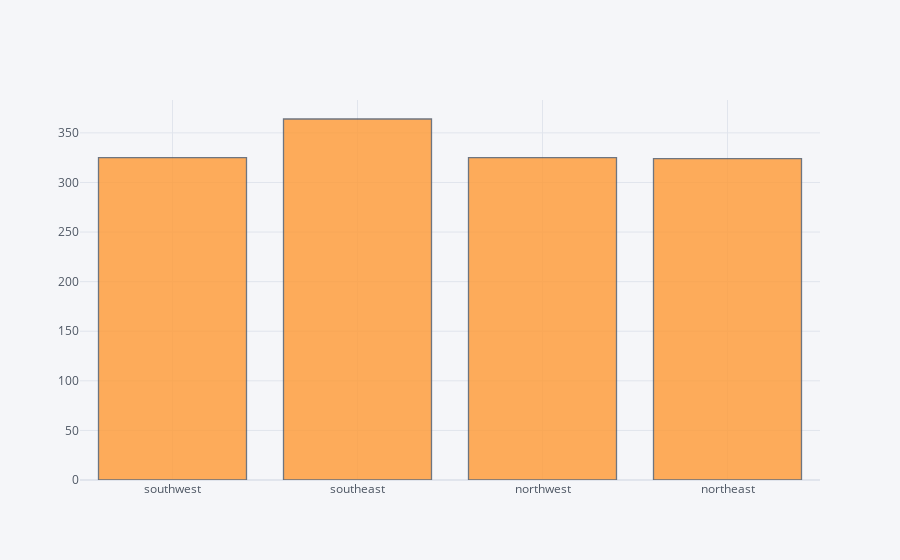

Notebook cell for this chart:
### Code cell
df["region"].iplot(kind="hist")

### Figure 1 — Plotly figure (JSON) as saved in the notebook; plotly's stock layout.template omitted (floating-point values rounded to 4 significant figures; data arrays with more than 128 entries replaced by an {"elided": "..."} marker saying what was removed)
{"data": [{"histfunc": "count", "histnorm": "", "marker": {"color": "rgba(255, 153, 51, 1.0)", "line": {"color": "#4D5663", "width": 1.3}}, "name": "region", "opacity": 0.8, "orientation": "v", "type": "histogram", "x": {"elided": "1338 str values"}}], "layout": {"barmode": "overlay", "legend": {"bgcolor": "#F5F6F9", "font": {"color": "#4D5663"}}, "paper_bgcolor": "#F5F6F9", "plot_bgcolor": "#F5F6F9", "title": {"font": {"color": "#4D5663"}}, "xaxis": {"gridcolor": "#E1E5ED", "showgrid": true, "tickfont": {"color": "#4D5663"}, "title": {"font": {"color": "#4D5663"}, "text": ""}, "zerolinecolor": "#E1E5ED"}, "yaxis": {"gridcolor": "#E1E5ED", "showgrid": true, "tickfont": {"color": "#4D5663"}, "title": {"font": {"color": "#4D5663"}, "text": ""}, "zerolinecolor": "#E1E5ED"}}}
